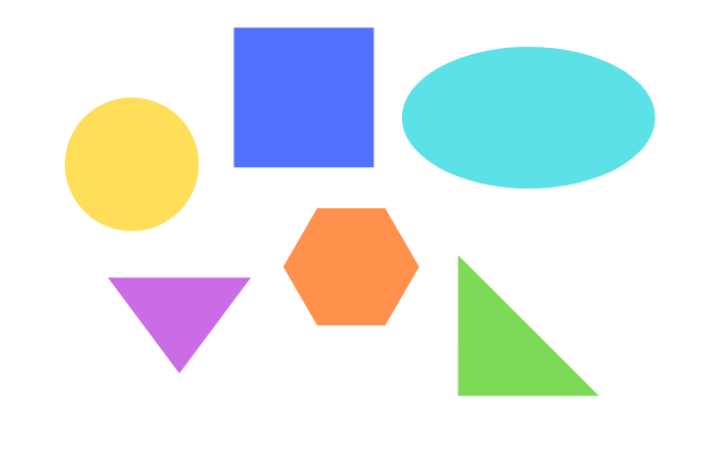
#> input picture resources/shapes.png, 717 x 463 px
$ python chapter8.py
#> lines starting #> are read from the running program, lines starting #| are printed output that depends on the picture; after the words box and inside, x2 and y2 are one past the last pixel; in counts of white or black regions, pixels touching at a corner belong together; long printed decimals are rounded
### util/display.py
####################### STACKING USING THE FUNCTION #####################

import cv2
import numpy as np
import model.shape as Shape
import model.boundingbox as BoundingBox

def stackImages(scale,imgArray,lables=[]):
    sizeW = imgArray[0][0].shape[1]
    sizeH = imgArray[0][0].shape[0]
    rows = len(imgArray)
    cols = len(imgArray[0])
    rowsAvailable = isinstance(imgArray[0], list)
    width = imgArray[0][0].shape[1]
    height = imgArray[0][0].shape[0]
    if rowsAvailable:
        for x in range ( 0, rows):
            for y in range(0, cols):
                imgArray[x][y] = cv2.resize(imgArray[x][y], (sizeW, sizeH), None, scale, scale)
                if len(imgArray[x][y].shape) == 2: imgArray[x][y]= cv2.cvtColor( imgArray[x][y], cv2.COLOR_GRAY2BGR)
        imageBlank = np.zeros((height, width, 3), np.uint8)
        hor = [imageBlank]*rows
        hor_con = [imageBlank]*rows
        for x in range(0, rows):
            hor[x] = np.hstack(imgArray[x])
            hor_con[x] = np.concatenate(imgArray[x])
        ver = np.vstack(hor)
        ver_con = np.concatenate(hor)
    else:
        for x in range(0, rows):
            imgArray[x] = cv2.resize(imgArray[x], (sizeW, sizeH), None, scale, scale)
            if len(imgArray[x].shape) == 2: imgArray[x] = cv2.cvtColor(imgArray[x], cv2.COLOR_GRAY2BGR)
        hor= np.hstack(imgArray)
        hor_con= np.concatenate(imgArray)
        ver = hor
    if len(lables) != 0:
        eachImgWidth= int(ver.shape[1] / cols)
        eachImgHeight = int(ver.shape[0] / rows)
        print(eachImgHeight)
        for d in range(0, rows):
            for c in range (0,cols):
                cv2.rectangle(ver,(c*eachImgWidth,eachImgHeight*d),(c*eachImgWidth+len(lables[d][c])*13+27,30+eachImgHeight*d),(255,255,255),cv2.FILLED)
                cv2.putText(ver,lables[d][c],(eachImgWidth*c+10,eachImgHeight*d+20),cv2.FONT_HERSHEY_COMPLEX,0.7,(255,0,255),2)
    return ver

def drawBoundingBox(img,shape):
    b = shape.getBoundingBox()
    cv2.rectangle(img,(b.x,b.y),(b.width(),b.height()),(0,255,0),2)
    cv2.putText(img,shape.type,(b.x+(b.w//2)-10,b.y+(b.h//2)-10),cv2.FONT_HERSHEY_COMPLEX,0.5,(0,255,255),2)
    return img

### util/edge_detection.py
# Image processing for edge detection

import cv2
import numpy as np
from model.shape import Shape

MIN_AREA=100

def getContours(img):
    # retreive extreme outer contours (outer corners)
    contours,hierarchy = cv2.findContours(img, cv2.RETR_EXTERNAL, cv2.CHAIN_APPROX_NONE)
    return contours

def detectShape(contour):
    shape = Shape()

    shape.area = cv2.contourArea(contour)
    #print(f"Area: {shape.area}, for cont: {contour}")
    if shape.area> MIN_AREA:
        shape.perimeter = cv2.arcLength(contour,True)
        approx = cv2.approxPolyDP(contour, 0.02*shape.perimeter, True)
        #print(f"approx corners: {approx}, {len(approx)}")

        # this is where we approx the type of shape
        objCor = len(approx)

        # bounding box around the approx
        x,y,w,h = cv2.boundingRect(approx)
        shape.setBoundingBox(x,y,w,h)
        # from the bounding box, we can get center-point, max width, height

        if objCor ==3:objectType = "Tri"
        elif objCor ==4:
            aspRatio = w/float(h)
            if aspRatio >0.95 and aspRatio < 1.05: objectType = "Square"
            else:objectType = "Rect"
        elif objCor >4: objectType = "Circle"
        else: objectType = "None"

        #print(f"Obj Type: {objectType}")
        shape.type=objectType
        shape.corners=objCor

    else:
        shape.perimeter =0
    return shape

### model/boundingbox.py
class BoundingBox:
    x = 0
    y = 0
    w = 0
    h = 0

    def __init__(self,x,y,w,h):
        self.x = x
        self.y = y
        self.w = w
        self.h = h

    def width(self):
        return self.x+self.h

    def height(self):
        return self.y+self.h

### model/shape.py
from model.boundingbox import BoundingBox

class Shape:
    perimeter = 0
    type = "None"
    boundingbox = BoundingBox(0,0,0,0)
    corners = 0
    area = 0

    #def __init__(self):


    def toString(self):
        out=""" Type: {} Area: {} Perimeter: {} Corners: {} """.format(self.type,self.area,self.perimeter,self.corners)
        return out

    def setBoundingBox(self,x,y,w,h):
        self.boundingbox = BoundingBox(x,y,w,h)

    def getBoundingBox(self):
        return self.boundingbox

### chapter8.py
#!/usr/bin/env python
#
# find shapes, count them up by type and their areas.

import cv2
import numpy as np
from util.display import stackImages
from util.display import drawBoundingBox
from util.edge_detection import getContours
from util.edge_detection import detectShape
from model.shape import Shape

path = 'resources/shapes.png'
img = cv2.imread(path)
#> img is the input picture: shape (463, 717, 3); mean B, G, R 233.9, 234.6, 226
# create a copy for drawing bounding boxes on top of later on
imgContour = img.copy()

# convert to grayscale
imgGray = cv2.cvtColor(img,cv2.COLOR_BGR2GRAY)
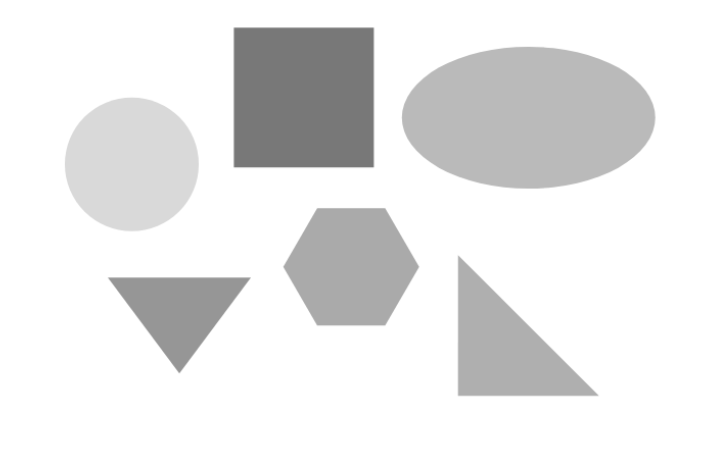
#> imgGray: shape (463, 717); min 120, max 255, mean 232
imgBlur = cv2.GaussianBlur(imgGray,(7,7),1)
print(f"gray: {imgGray.shape}, blur: {imgBlur.shape}")
#| gray: (463, 717), blur: (463, 717)

# begin finding edges.  Canny maybe go into image detection
imgCanny = cv2.Canny(imgBlur,50,50)
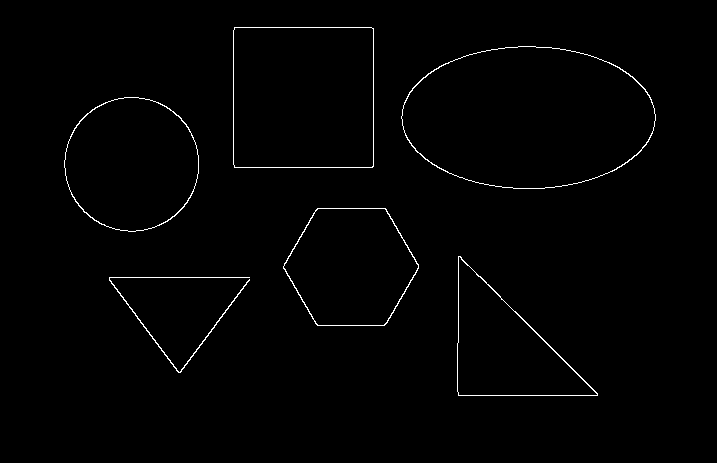
#> imgCanny: shape (463, 717); 0.98% white in thin lines or dots, all inside (x1, y1, x2, y2) = (64, 27, 656, 396)
imgBlank = np.zeros_like(img)
imgStack = stackImages(0.6,(
    [img,imgGray,imgBlur],
    [imgCanny,imgBlank,imgBlank]))
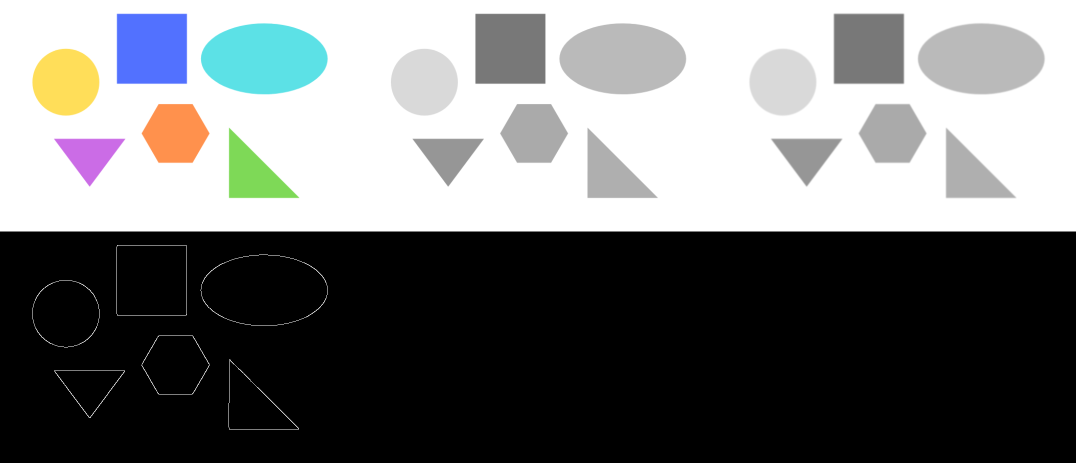
#> imgStack: shape (926, 2151, 3) (shown at 1/2 size); mean B, G, R 116.7, 116.8, 115.4

print(f"stack: {imgStack.shape}")
#| stack: (926, 2151, 3)

# Using the canny image (image with edges), detect closed contours
contours = getContours(imgCanny)
#> in getContours, `contours,hierarchy = cv2.findContours(img, cv2.RETR_EXTERNAL, cv2.CHAI..`: contours = 6 contours; box (x1, y1, x2, y2) and area: (401, 46, 656, 189) 28243, (233, 27, 374, 168) 19593, (64, 97, 199, 232) 14092, (283, 208, 419, 326) 12000, (457, 256, 598, 396) 9951, (109, 277, 250, 373) 138
shapes = []
for cnt in contours:
  shape = detectShape(cnt)
  shapes.append(shape)
  print(f"shape: {shape.toString()}")

  # draw the bounding boxes over the shapes
  drawBoundingBox(imgContour,shape)
#> this loop made 6 passes
#> objCor in detectShape on passes 1, 3, 4, 5: 6, 6, 8, 8
#> (approx in detectShape, objCor in detectShape) on pass 2: ([[458, 256], [458, 395], [597, 395]], 3)
#| shape:  Type: Circle Area: 138.5 Perimeter: 772.566 Corners: 6
#| shape:  Type: Tri Area: 9951.0 Perimeter: 478.333 Corners: 3
#| shape:  Type: Circle Area: 12000.5 Perimeter: 424.919 Corners: 6
#| shape:  Type: Circle Area: 14091.5 Perimeter: 445.203 Corners: 8
#| shape:  Type: Circle Area: 28243.0 Perimeter: 668.985 Corners: 8
#| shape:  Type: Square Area: 19593.0 Perimeter: 557.657 Corners: 4
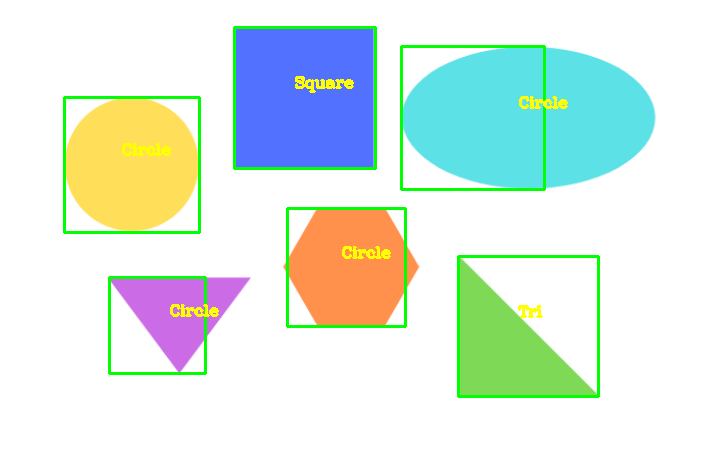
#> imgContour: shape (463, 717, 3); 3.44% of pixels changed, all inside (x1, y1, x2, y2) = (63, 26, 600, 398)
#> after the loop, shapes = 6 items
